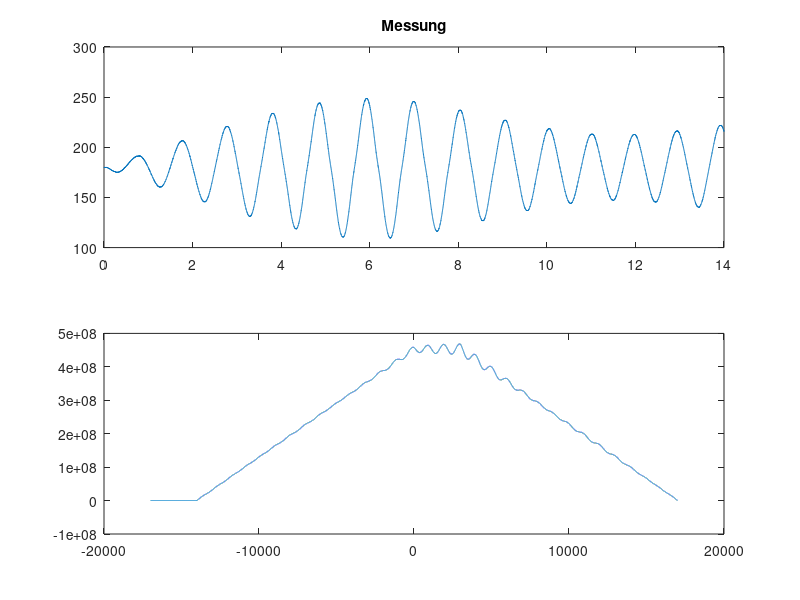
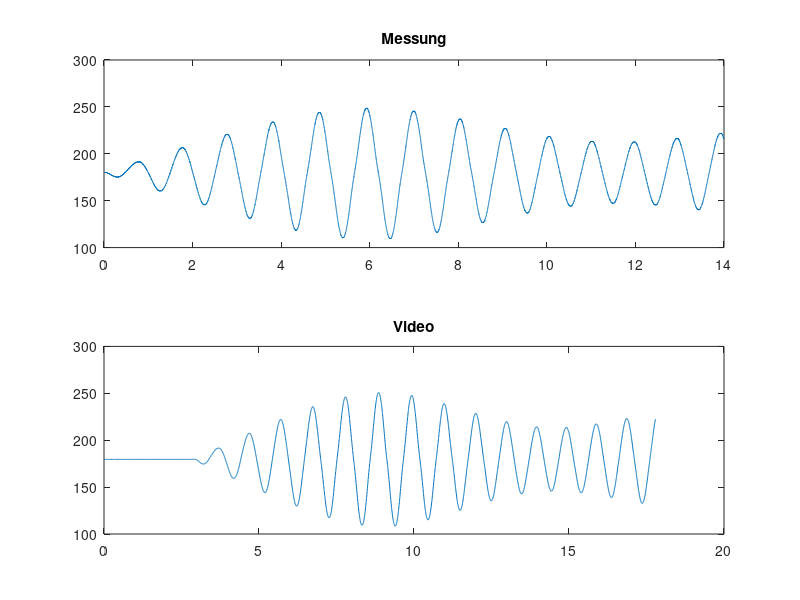

Write the MATLAB code that produced these figures, in order. (Note: this script raises an error after producing the figures.)
clear all, close all
load('harm_erregung1.0_alu_05.01.mat')
load('video_angles_1.0_alu_05.01.mat')
%%
T_s = 1e-3;
startIndex = find(Daten(:,6),1);
seconds = 14;
Daten = Daten(startIndex:startIndex+seconds*10^3,:); 

tMeas = [];
for k = 1:length(Daten(:,1))
    tMeas(k) = (k-1)*T_s;
end
tVideo = [];
for k = 1:length(phi1)
    tVideo(k) = (k-1)*(1/frameRate);
end

phi1MeasDeg = Daten(:,1);
dphi1MeasDeg = Daten(:,2);
ddphi1MeasDeg = Daten(:,3);
xMeasReal = Daten(:,4);
dxDes = Daten(:,5);
ddxDes = Daten(:,6);

figure(1)
subplot(2,1,1)
plot(tMeas, phi1MeasDeg)
title('Messung')

% Video phi1
subplot(2,1,2)
plot(tVideo, phi1)
title('Video')
%% resampling and cross-correlate
[P,Q] = rat((1/T_s)/frameRate);     
phi1Resample = resample(phi1,P,Q);    % resample the slower measurement
phi1Resample = phi1Resample(1:17e3);
[C, lag] = xcorr(phi1Resample,phi1MeasDeg);
[~,I] = max(C);
lagDiff = lag(I);
timeDiff = lagDiff*T_s;
lagDiffManual= 2930;
timeDiffManual = lagDiffManual*T_s;

figure(1)
plot(lag,C)

figure(2)
subplot(2,1,1)
plot(tMeas, phi1MeasDeg)
title('Messung')

subplot(2,1,2)
plot(tVideo, phi1)
title('Video')

%%
phi1VideoDeg = phi1Resample(lagDiffManual:lagDiffManual+seconds*10^3);
phi2VideoDeg = phi2Resample(lagDiffManual:lagDiffManual+seconds*10^3);
tVideoAlign = (0:length(phi1VideoDeg)-1)*T_s;

corrCoef = corrcoef(phi1MeasDeg,phi1VideoDeg);
corrCoef = corrCoef(1,2);

figure(3)
plot(tMeas,phi1MeasDeg,'r'), hold on
title('Messung und Video')
plot(tVideoAlign, phi1VideoDeg,'b'), legend('Messung','Video')
a = text(0.1,110,strcat('Korrelationskoeffizient: ', num2str(corrCoef)));
set(a, 'FontName', 'Arial', 'FontWeight', 'bold', 'FontSize', 8, 'Color', 'black');
xlabel('t in Sek.'), ylabel('Winkel in Grad');

%%
% save('input_ekf_1.0.mat','tMeas','phi1Meas','xMeas','ddxMeas')
